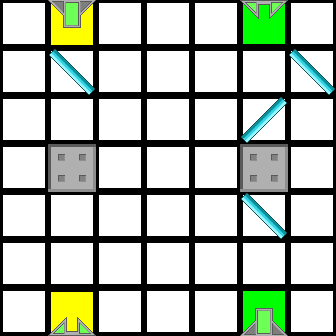

A level layout from a 2D game, rendered from its tile map. Below: a short description, then the map file with its tile-grid data intact:
An orthogonal 7x7 tile map with 48x48 px tiles, 2 tile layers (Colors, Tiles).

<map version="1.0" orientation="orthogonal" renderorder="right-down" width="7" height="7" tilewidth="48" tileheight="48" nextobjectid="1">
 <properties>
  <property name="AvailableTiles" value="1, 1, 1, 13" />
 </properties>
 <tileset firstgid="1" source="tiles.tsx" />
 <layer name="Colors" width="7" height="7">
  <data encoding="csv">
47,44,47,47,47,42,47,
47,47,47,47,47,47,47,
47,47,47,47,47,47,47,
47,47,47,47,47,47,47,
47,47,47,47,47,47,47,
47,47,47,47,47,47,47,
47,44,47,47,47,42,47
</data>
 </layer>
 <layer name="Tiles" width="7" height="7">
  <data encoding="csv">
1,7,1,1,1,11,1,
1,3,1,1,1,1,3,
1,1,1,1,1,2,1,
1,4,1,1,1,4,1,
1,1,1,1,1,3,1,
1,1,1,1,1,1,1,
1,9,1,1,1,5,1
</data>
 </layer>
</map>
